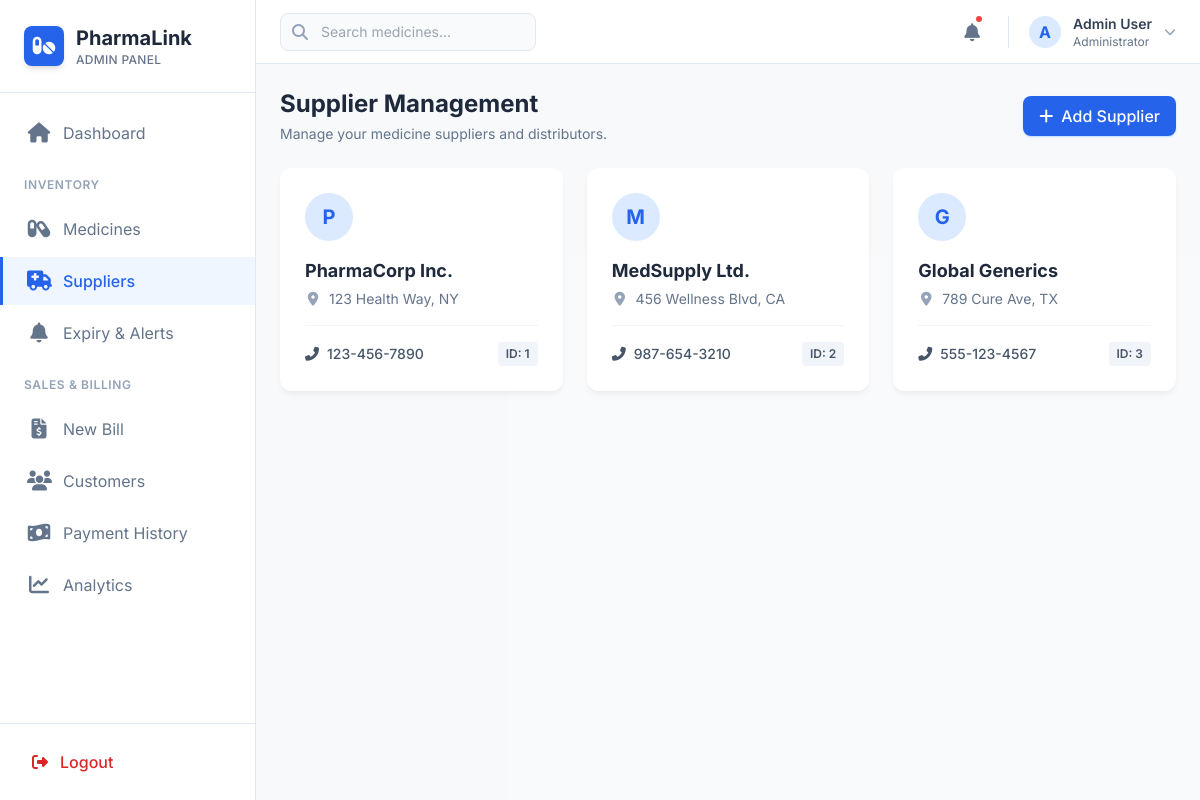
The app's page /suppliers with its own data.
### tables this page shows
CREATE TABLE Supplier (
            supplier_id INTEGER PRIMARY KEY AUTOINCREMENT,
            supplier_name TEXT NOT NULL,
            phone TEXT,
            address TEXT
        );

### app.py (the view)
@app.route('/suppliers')
def suppliers():
    conn = get_db_connection()
    cursor = conn.cursor()
    cursor.execute("SELECT * FROM Supplier")
    suppliers = cursor.fetchall()
    conn.close()
    return render_template('supplier.html', suppliers=suppliers)

### app.py (called while the page is built)
def get_db_connection():
    conn = sqlite3.connect(DATABASE)
    conn.row_factory = sqlite3.Row
    return conn

@app.context_processor
def inject_now():
    return {'now': datetime.utcnow()}

### templates/supplier.html (shortened to what this page needs)
{% extends 'app_layout.html' %}
{% block page_content %}
<div class="flex flex-col md:flex-row justify-between items-start md:items-center mb-6 gap-4">
    <div>
        <h1 class="text-2xl font-bold text-slate-800">Supplier Management</h1>
        <p class="text-slate-500 text-sm mt-1">Manage your medicine suppliers and distributors.</p>
    </div>
    <button onclick="document.getElementById('addModal').classList.remove('hidden')" class="bg-blue-600 hover:bg-blue-700 text-white px-4 py-2 rounded-lg font-medium transition-colors shadow-sm shadow-blue-200 flex items-center gap-2">
        <i class="fas fa-plus"></i> Add Supplier
    </button>
</div>
<div class="grid grid-cols-1 md:grid-cols-2 lg:grid-cols-3 gap-6">
    {% for sup in suppliers %}
    <div class="glass-card p-6 flex flex-col group hover:shadow-lg transition-all hover:-translate-y-1">
        <div class="flex items-start justify-between mb-4">
            <div class="w-12 h-12 rounded-full bg-blue-100 text-blue-600 flex items-center justify-center text-xl font-bold">
                {{ sup.supplier_name[0] }}
            </div>
        </div>
        <h3 class="text-lg font-bold text-slate-800 mb-1">{{ sup.supplier_name }}</h3>
        <p class="text-sm text-slate-500 mb-4 flex-1">
            <i class="fas fa-map-marker-alt w-4 text-center text-slate-400 mr-1"></i> {{ sup.address or 'Address not provided' }}
        </p>
        <div class="pt-4 border-t border-slate-100 flex items-center justify-between text-sm">
            <a href="tel:{{ sup.phone }}" class="text-slate-600 hover:text-blue-600 font-medium transition-colors flex items-center gap-2">
                <i class="fas fa-phone-alt"></i> {{ sup.phone or 'N/A' }}
            </a>
            <span class="text-xs font-semibold px-2 py-1 bg-slate-100 text-slate-600 rounded">ID: {{ sup.supplier_id }}</span>
        </div>
    </div>
    {% endfor %}
</div>
{% endblock %}

### static/css/style.css (style rules this page uses)
:root { --primary: #2563eb; --secondary: #1e40af; --bg-color: #f8fafc; --sidebar-bg: #ffffff; --text-main: #1e293b; --text-muted: #64748b; --border-color: #e2e8f0; }
body { background-color: var(--bg-color); color: var(--text-main); font-family: 'Inter', sans-serif; overflow-x: hidden; }
.glass-card { background: rgba(255, 255, 255, 0.9); backdrop-filter: blur(5px); border: 1px solid rgba(255, 255, 255, 0.5); box-shadow: 0 4px 6px -1px rgba(0, 0, 0, 0.05), 0 2px 4px -1px rgba(0, 0, 0, 0.03); border-radius: 0.75rem; }
.transition-all { transition-property: all; transition-timing-function: cubic-bezier(0.4, 0, 0.2, 1); transition-duration: 300ms; }

### records on screen
Supplier: supplier_name "P", supplier_name "PharmaCorp Inc.", address "123 Health Way, NY", phone "123-456-7890", supplier_id "1"
Supplier: supplier_name "M", supplier_name "MedSupply Ltd.", address "456 Wellness Blvd, CA", phone "987-654-3210", supplier_id "2"
Supplier: supplier_name "G", supplier_name "Global Generics", address "789 Cure Ave, TX", phone "555-123-4567", supplier_id "3"
